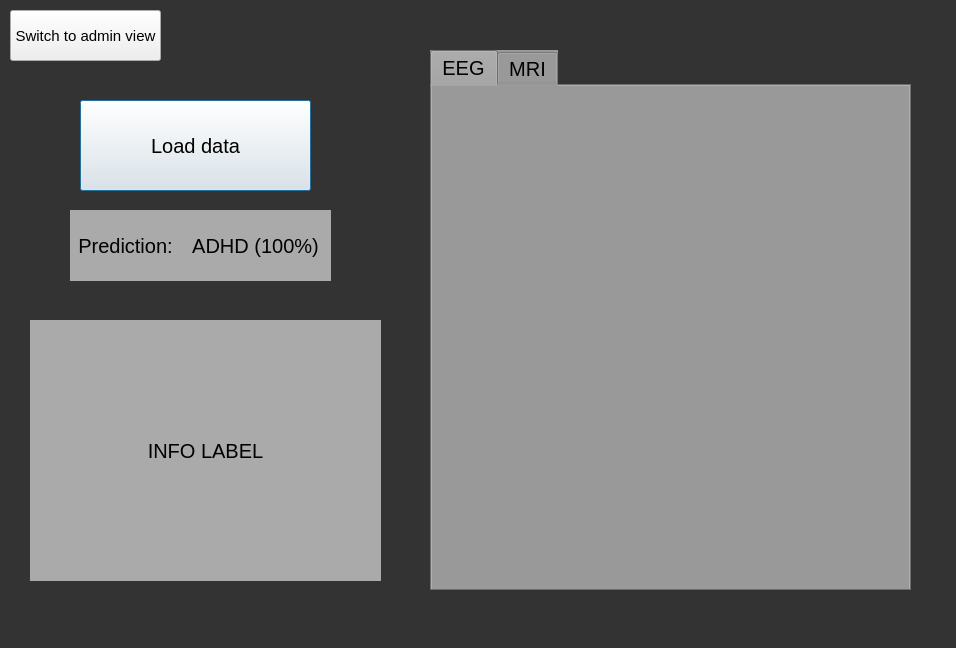
<?xml version="1.0" encoding="UTF-8"?>
<ui version="4.0">
 <class>Dialog</class>
 <widget class="QDialog" name="Dialog">
  <property name="geometry">
   <rect>
    <x>0</x>
    <y>0</y>
    <width>956</width>
    <height>648</height>
   </rect>
  </property>
  <property name="windowTitle">
   <string>Dialog</string>
  </property>
  <property name="styleSheet">
   <string notr="true">*{
font-size: 20px;
text-align: center;
}
QDialog{
background-color: #333
}
QLabel, QPushButtonl{
background-color: #aaa;
text-align: center;
}
</string>
  </property>
  <widget class="QPushButton" name="loadDataButton">
   <property name="geometry">
    <rect>
     <x>80</x>
     <y>100</y>
     <width>231</width>
     <height>91</height>
    </rect>
   </property>
   <property name="text">
    <string>Load data</string>
   </property>
  </widget>
  <widget class="QLabel" name="label">
   <property name="geometry">
    <rect>
     <x>70</x>
     <y>210</y>
     <width>111</width>
     <height>71</height>
    </rect>
   </property>
   <property name="styleSheet">
    <string notr="true">font-size:20pxl</string>
   </property>
   <property name="text">
    <string>Prediction:</string>
   </property>
   <property name="alignment">
    <set>Qt::AlignCenter</set>
   </property>
  </widget>
  <widget class="QLabel" name="resultLabel">
   <property name="geometry">
    <rect>
     <x>180</x>
     <y>210</y>
     <width>151</width>
     <height>71</height>
    </rect>
   </property>
   <property name="text">
    <string>ADHD (100%)</string>
   </property>
   <property name="alignment">
    <set>Qt::AlignCenter</set>
   </property>
  </widget>
  <widget class="QTabWidget" name="imgViewer">
   <property name="geometry">
    <rect>
     <x>430</x>
     <y>50</y>
     <width>481</width>
     <height>541</height>
    </rect>
   </property>
   <property name="styleSheet">
    <string notr="true">background-color: #999;</string>
   </property>
   <property name="currentIndex">
    <number>0</number>
   </property>
   <widget class="QWidget" name="tabEEG">
    <attribute name="title">
     <string>EEG</string>
    </attribute>
   </widget>
   <widget class="QWidget" name="tabMRI">
    <attribute name="title">
     <string>MRI</string>
    </attribute>
   </widget>
  </widget>
  <widget class="QLabel" name="infoLabel">
   <property name="geometry">
    <rect>
     <x>30</x>
     <y>320</y>
     <width>351</width>
     <height>261</height>
    </rect>
   </property>
   <property name="text">
    <string>INFO LABEL</string>
   </property>
   <property name="alignment">
    <set>Qt::AlignCenter</set>
   </property>
  </widget>
  <widget class="QPushButton" name="pushButton_2">
   <property name="geometry">
    <rect>
     <x>10</x>
     <y>10</y>
     <width>151</width>
     <height>51</height>
    </rect>
   </property>
   <property name="styleSheet">
    <string notr="true">font-size: 15px;</string>
   </property>
   <property name="text">
    <string>Switch to admin view</string>
   </property>
  </widget>
 </widget>
 <resources/>
 <connections/>
</ui>
